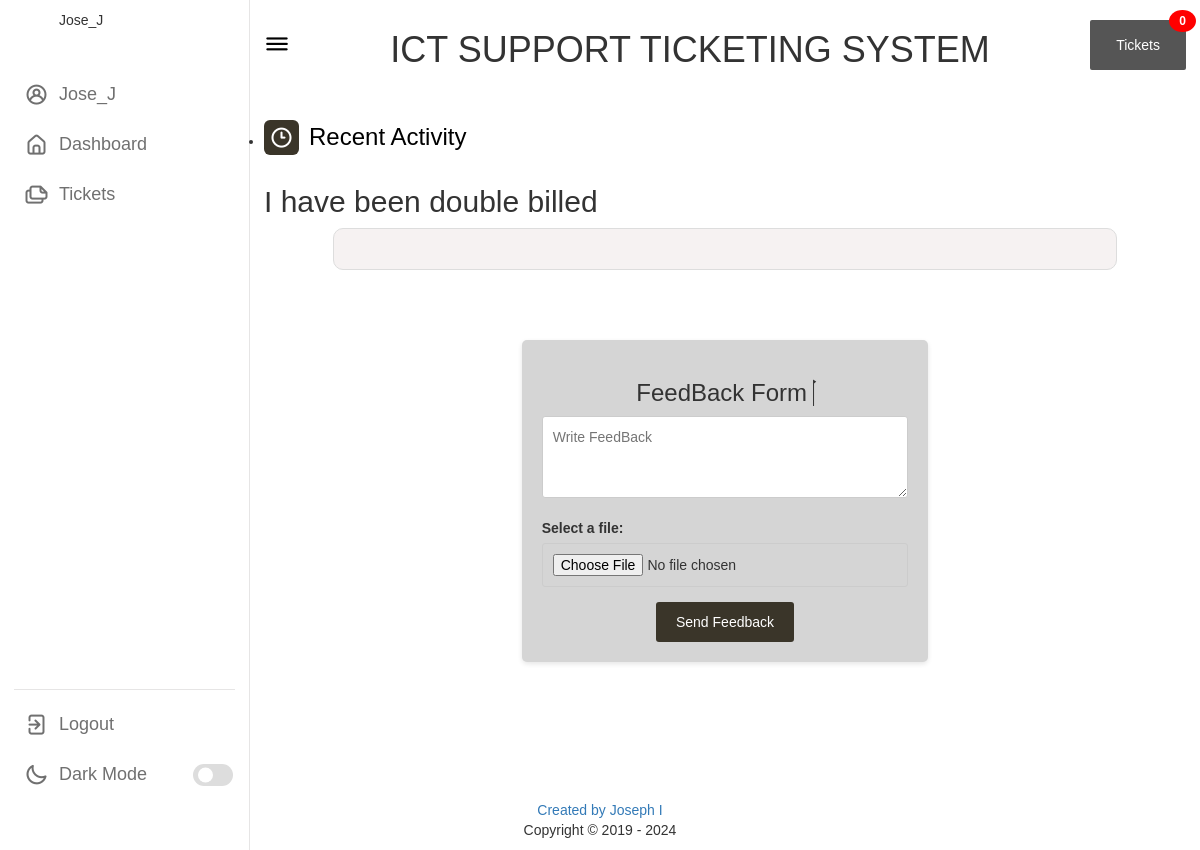
Page /feedbacks/1/ (signed in) on the earlier database version.
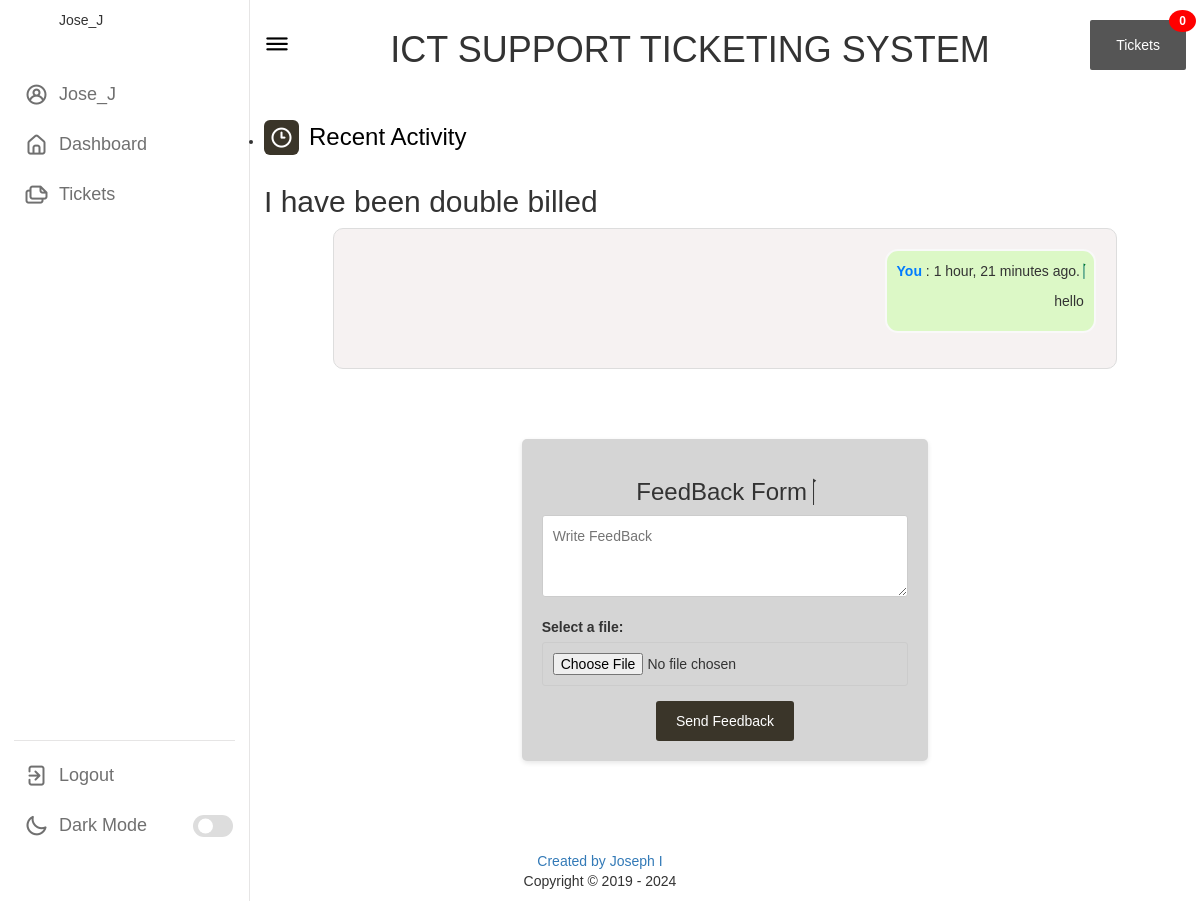
Same page on the later database version.
### services/models.py (models this page shows, shortened)
class Feedback(models.Model):
    sender = models.ForeignKey(MyUser, related_name='feedback', on_delete=models.CASCADE)
    reciever = models.ForeignKey(MyUser, related_name='reciever', on_delete=models.CASCADE)
    complaint = models.ForeignKey(Complaint, related_name='Complaint', on_delete=models.CASCADE)
    read = models.BooleanField(default=False)
    message = models.TextField()
    file = models.FileField(upload_to='Feedbacks', blank=True, null=True)
    date_posted = models.DateTimeField(auto_now_add=True)

### services/views.py (the view, shortened to what this page needs)
# urls.py: path('feedbacks/<str:pk>/', viewFeebacks, name='feedbacks'),
@login_required
def viewFeebacks(request, pk):
    complaint = get_object_or_404(Complaint, pk=pk)
    feedbacks = Feedback.objects.filter(complaint=complaint)
    for feedback in feedbacks:
        if feedback.reciever == request.user:
            feedback.read = True
            feedback.save()
    context = {
        'complaint': complaint,
        'feedbacks': feedbacks,
        **common(request.user),
    }
    return render(request, 'app/feedbacks.html', context)

### services/views.py (called while the page is built)
def common(user : MyUser):
    typ = 'chair'
    if user.role == 'Student':
        typ = 'student'
    return {
        'feedback_l': Feedback.objects.filter(reciever = user, read = False),
        'typ' : typ,
    }

### services/templates/app/feedbacks.html (shortened to what this page needs)
{% extends "base.html" %} {% block style %}
<link rel="stylesheet" href="https://cdnjs.cloudflare.com/ajax/libs/font-awesome/5.15.4/css/all.min.css">
{% endblock %} {% block body %}
{% load my_filters %}
    <ul class="tab-content">
        <li id="D0">
            <div class="dash-content">
                <div class="overview">
                    <div class="title">
                        <i class="uil uil-clock-three"></i>
                        <span class="text">Recent Activity</span>
                    </div>
                    <h2>{{ complaint.message|capfirst  }}</h2>
                </div>
            </div>
            <div class="message-container" id="messageContainer">
                {% for message in feedbacks %}
                <div class="message {% if user == message.reciever %} reciever {% else %} sender {% endif %}  " >
                    <p> <span class="sender-name">{% if user == message.sender %} You
                        {% else %} {{ message.sender.username|capfirst }}
                        {% endif %} </span>: {{message.date_posted|timesince}} ago.
                    </p>
                    <p class="message-text">{{ message.message }}</p>
                </div>
                {% endfor %}
            </div>
            <div class="activity">
                <div class="activity-data">
                    <div class="complaint" id="ticket">
                        <form class="complaintS" method="post" action="" enctype="multipart/form-data"
                            name="complaintS">
                            <center>
                                <h3>FeedBack Form </h3>
                            </center>
                            <textarea name="message" id="descr" cols="30" rows="3"
                                placeholder="Write FeedBack"></textarea>
                            <label for="myfile">Select a file:</label>
                            <input type="file" id="myfile" name="file" />
                            <center>
                                <button type="submit" name="create-comp">Send Feedback</button>
                            </center>
                        </form>
                    </div>
                </div>
            </div>
        </li>
    </ul>
{% endblock body %}

Differences in the rows shown:
added Feedback: shows "You", date_posted "1 hour, 21 minutes", message "hello"
